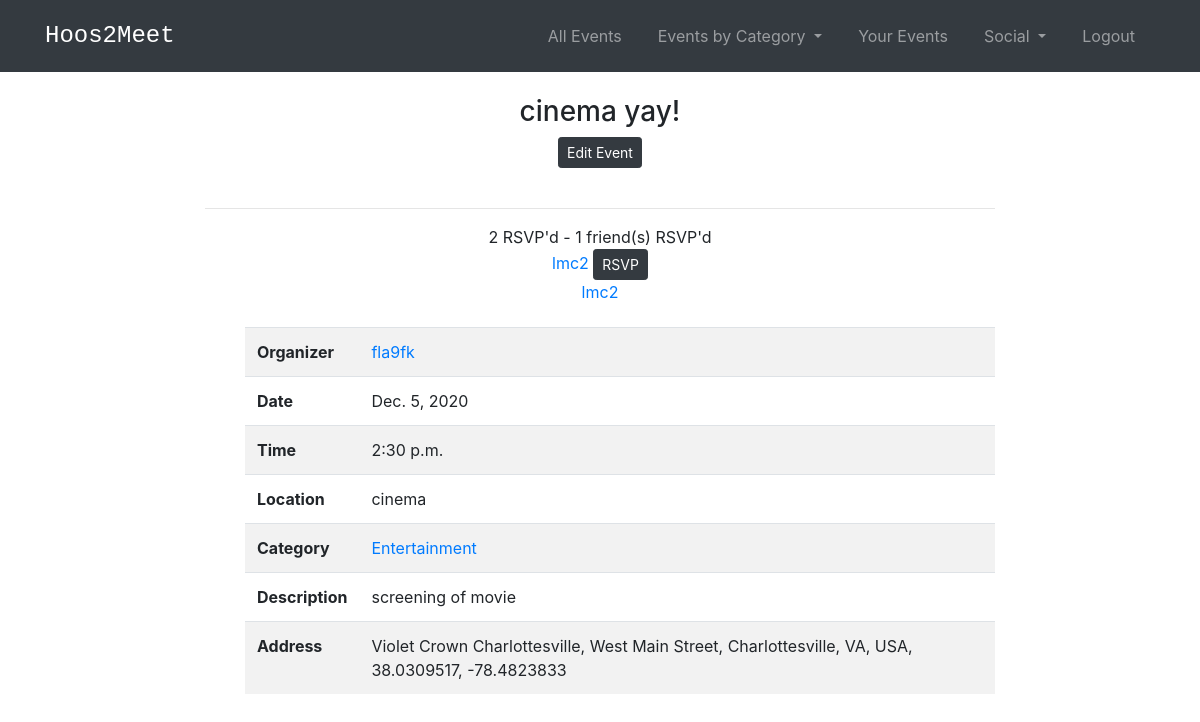
The page /events/4/ (signed in) on the database its author committed.
### events/models.py (models this page shows, shortened)
class Event(models.Model):
    title_text = models.CharField("Event Name", max_length=255)
    location_text = models.CharField("Location", max_length=100)
    date = models.DateField(default=datetime.date.today)
    time = models.TimeField(default = '14:30',help_text="Enter in 24 hour format (eg - 2:45 or 16:45)")
    category_text = models.CharField("Category", max_length=255,default = 'Uncategorized')
    description_text = models.CharField("Description", max_length=200)
    organizer = models.ForeignKey(User, default = 1, on_delete=models.CASCADE,related_name='organizer')
    location=PlacesField()
    rsvps = models.ManyToManyField(User, related_name='rsvps') #blank=True )
    def rsvp_total(self):
        return self.rsvps.count()
    def rsvps_list(self):
        return self.rsvps
    def rsvps_list_all(self):
        return self.rsvps.all()
    """"
    def get_absolute_url(self):
        return reverse('events:detail', kwargs={'pk': self.pk})
    """

### events/views.py (the view)
# urls.py: path('<int:pk>/', views.DetailView.as_view(), name = 'detail'),
class DetailView(generic.DetailView):
    model = Event
    template_name = 'events/detail.html'
    def get_context_data(self, *args, **kwargs):
        cat_menu = Category.objects.all()
        stuff = get_object_or_404(Event, id=self.kwargs['pk'])
        rsvp_total = stuff.rsvp_total()
        rsvps_list = stuff.rsvps_list()
        context=super(DetailView, self).get_context_data(*args, **kwargs)
        context["cat_menu"]=cat_menu
        context["rsvp_total"]=rsvp_total
        context["rsvps_list"]= stuff.rsvps.all()
        context["friends"] = self.request.user.profile.friends.all()
        friend_rsvps = 0
        for profile in stuff.rsvps.all() :
            if profile in self.request.user.profile.friends.all():
                friend_rsvps += 1
        context["friend_rsvps"] = friend_rsvps
        return context

### events/models.py (called while the page is built)
    def __str__(self):
        return self.name

    def get_friends(self):
        return self.friends.all()

### events/templates/events/detail.html (shortened to what this page needs)
<!DOCTYPE html>
<html>
  <head>
  </head>
  {% extends 'base.html' %}
  {% load static %}
    {% block content %}
    <h3 class = 'text-center'>{{ event.title_text }} </h3>
      {% if user.id == event.organizer.id %}
      <div class = 'text-center'>
        <a class = 'btn btn-dark btn-sm'href = "{% url 'events:update_event' event.id %}"> Edit Event</a>
        <br><br>
      </div>
      {% endif %}
      <div class = 'text-center'>
        <hr>
      <form action="{% url 'events:rsvp_event' event.pk%}" method="POST">
        {{ rsvp_total }} RSVP'd - {{ friend_rsvps}} friend(s) RSVP'd <br>
        {% if friend_rsvps != 0%}
            {% for friend in user.profile.get_friends %}
            {% for rsvp in event.rsvps_list_all %}
            {% if friend == rsvp %}
            <a href = "{%url 'social_app:profile_page' friend.id%}">{{ friend.username }}</a>
            {% endif %}
            {% endfor %}
          {%endfor%}
        {% endif %}
        <button type="submit", name="event_id", value="{{ event.id }}", class="btn btn-dark btn-sm">
        RSVP
        </button>
        {% for friend in user.profile.get_friends %}
                {% for rsvp in event.rsvps_list_all %}
                {% if friend == rsvp %}
                <br><a href = "{%url 'social_app:profile_page' friend.id%}">{{ friend.username }}</a>
                {% endif %}
                {% endfor %}
        {%endfor%}
      </form>
      <br/>
      </div>
    <ul>
    <table class="table table-striped">
        <tbody>
        <tr>
          <th scope="row">Organizer</th>
          <td><a href = "{%url 'social_app:profile_page' event.organizer.id%}">{{ event.organizer.username }}</a></td>
        </tr>
        <tr>
          <th scope="row">Date</th>
          <td>{{ event.date }}</td>
        </tr><tr>
          <th scope="row">Time</th>
          <td>{{ event.time }}</td>
        </tr>
        <tr>
          <th scope="row">Location</th>
          <td>{{ event.location_text }}</td>
        </tr>
        <tr>
          <th scope="row">Category</th>
          <td><a href = "{%url 'events:category' event.category_text%}">{{ event.category_text }}</a></td>
        </tr>
        <tr>
          <th scope="row">Description</th>
          <td>{{ event.description_text }}</td>
        </tr>
        <tr>
          <th scope="row">Address</th>
          <td>{{ event.location }}</td>
        </tr>
        </tbody>
    </table>
    <div id="map">
    </div>
  </ul>
    {% endblock %}

### templates/base.html (style rules this page uses)
body { padding-top: 70px; }

### events/templates/events/detail.html (style rules this page uses)
#map { height: 400px; width: 100%; }

### rows shown on the page
Event: title_text "cinema yay!", organizer.username "fla9fk", date "Dec. 5, 2020", time "2:30 p.m.", location_text "cinema", category_text "Entertainment", description_text "screening of movie", location "Violet Crown Charlottesville, West Main Street, Charlottesville, VA, USA, 38.0309517, -78.4823833"

### other values the page prints
{{ rsvp_total }} "2"
{{ friend_rsvps }} "1"
{{ friend.username }} "lmc2"
